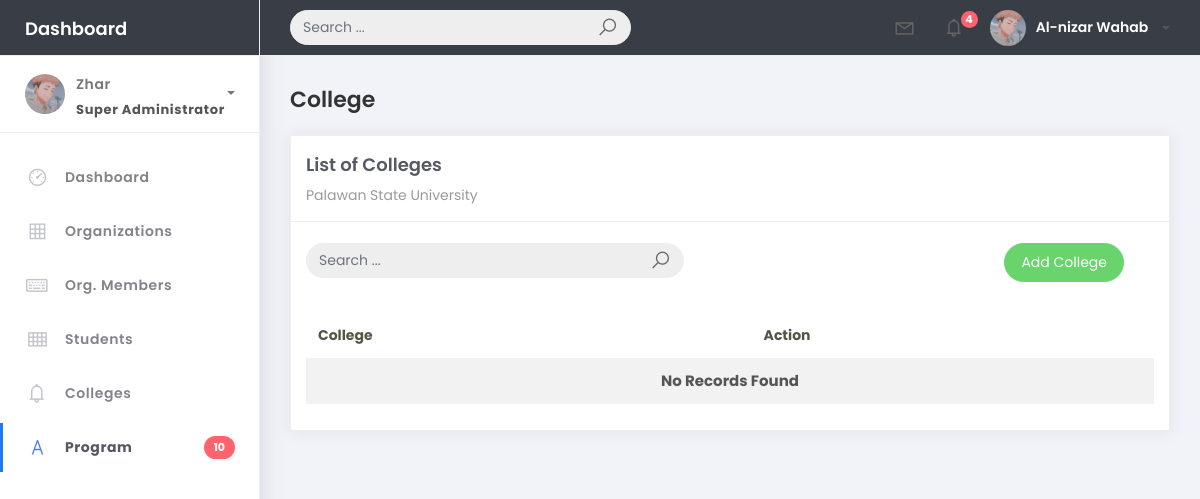
/college_list, run on an earlier commit of the app's database.
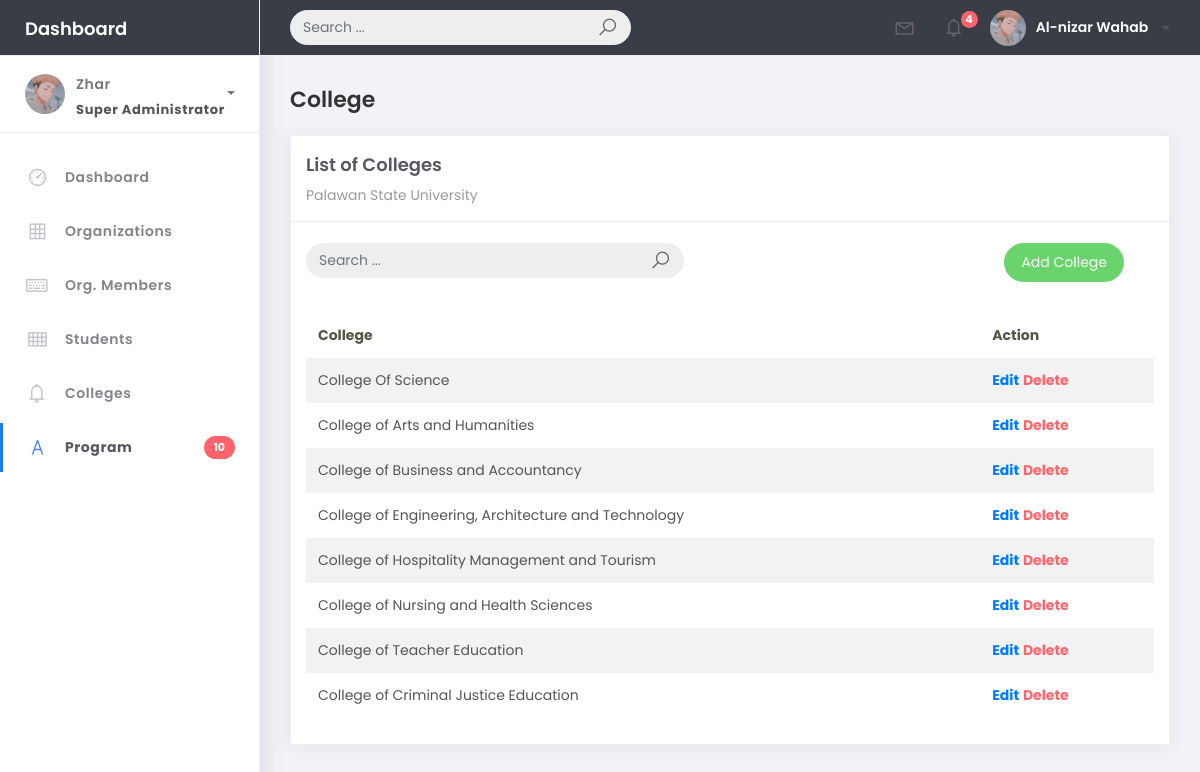
And on a later commit of the database.
### studentorg/models.py (models this page shows, shortened)
class BaseModel(models.Model):
    created_at = models.DateTimeField(auto_now_add=True, db_index=True)
    updated_at = models.DateTimeField(auto_now=True)
    class Meta:
        abstract = True

class College(BaseModel):
    college_name = models.CharField(max_length=150)

### studentorg/views.py (the view)
# urls.py: path('college_list', CollegeList.as_view(), name='college-list'),
class CollegeList(ListView):
    model = College
    context_object_name = 'college'
    template_name = 'college/college_list.html'
    paginate_by = 10
    def get_queryset(self, *args, **kwargs):
        qs = super(CollegeList, self).get_queryset(*args, **kwargs)
        if self.request.GET.get("q") != None:
            query = self.request.GET.get('q')
            qs = qs.filter(Q(college_name__icontains=query))
        return qs

### templates/college/college_list.html (shortened to what this page needs)
{% extends 'base.html' %} {% load static %} {% block content %}
<div class="content">
  <div class="container-fluid">
    <h4 class="page-title">College</h4>
    <div class="row">
      <div class="col-md-12">
        <div class="card">
          <div class="card-header">
            <div class="card-title">List of Colleges</div>
            <div class="card-category">Palawan State University</div>
          </div>
          <br />
          <div class="col-md-12 row">
            <div class="col-md-6">
              <form class="navbar-left navbar-form nav-search mr-md-3" action="{% url 'college-list' %}">
                <div class="input-group">
                  <input type="text"placeholder="Search ..." class="form-control" name="q"/>
                  <div class="input-group-append">
                    <span class="input-group-text">
                      <i class="la la-search search-icon"></i>
                    </span>
                  </div>
                </div>
              </form>
            </div>
            <div class="col-md-6">
              <div class="pull-right">
                <a
                  href="{% url 'college-add' %}"
                  class="btn btn-success btn-rounded"
                  >Add College</a>
              </div>
            </div>
          </div>
          <div class="card-body">
            <table class="table table-striped mt-3">
              <thead>
                <tr>
                  <th scope="col">College</th>
                  <th scope="col">Action</th>
                </tr>
              </thead>
              <tbody>
                {% for object in object_list %}
                <tr>
                  <td>{{ object.college_name}}</td>
                  <td>
                    <a href="college_list/{{object.id}}"><b>Edit</b></a>
                    <a href="college_list/delete/{{object.id}}" class="text-danger"><b>Delete</b></a>
                  </td>
                </tr>
                {% empty %}
                <tr>
                  <td colspan="4" style="text-align: center">
                    <p class="text-sm font-weight-bold mb-0">
                      No Records Found
                    </p>
                  </td>
                </tr>
                {% endfor %}
              </tbody>
            </table>
          </div>
        </div>
      </div>
    </div>
  </div>
</div>
{% endblock %}

What changed in the data, as far as the page shows it:
added College: college_name "College Of Science"
added College: college_name "College of Arts and Humanities"
added College: college_name "College of Business and Accountancy"
added College: college_name "College of Engineering, Architecture and Technology"
added College: college_name "College of Hospitality Management and Tourism"
added College: college_name "College of Nursing and Health Sciences"
added College: college_name "College of Teacher Education"
added College: college_name "College of Criminal Justice Education"
Also different on the page:
text no longer shown: "No Records Found"
